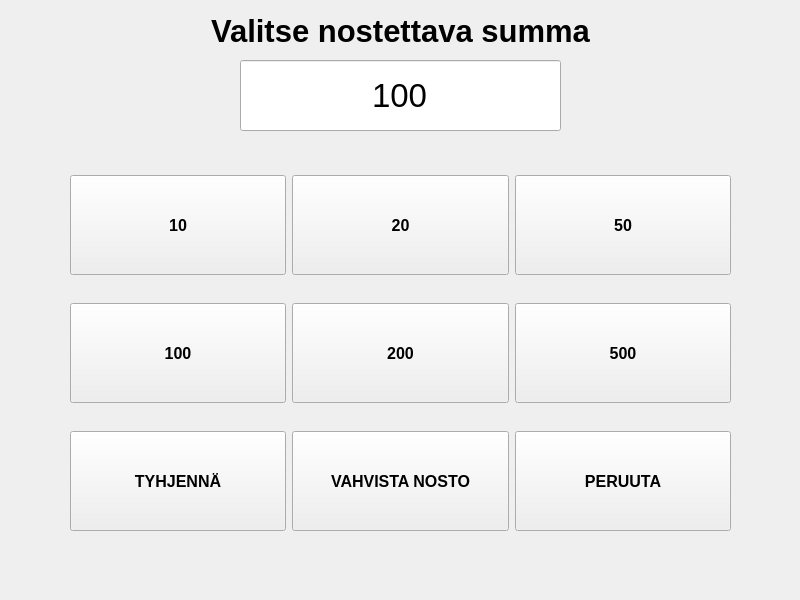
<?xml version="1.0" encoding="UTF-8"?>
<ui version="4.0">
 <class>Withdraw</class>
 <widget class="QWidget" name="Withdraw">
  <property name="geometry">
   <rect>
    <x>0</x>
    <y>0</y>
    <width>800</width>
    <height>600</height>
   </rect>
  </property>
  <property name="windowTitle">
   <string>Form</string>
  </property>
  <widget class="QLabel" name="label">
   <property name="geometry">
    <rect>
     <x>200</x>
     <y>10</y>
     <width>401</width>
     <height>41</height>
    </rect>
   </property>
   <property name="font">
    <font>
     <pointsize>23</pointsize>
     <bold>true</bold>
    </font>
   </property>
   <property name="text">
    <string>Valitse nostettava summa</string>
   </property>
   <property name="alignment">
    <set>Qt::AlignCenter</set>
   </property>
  </widget>
  <widget class="QLineEdit" name="amountLineEdit">
   <property name="geometry">
    <rect>
     <x>240</x>
     <y>60</y>
     <width>321</width>
     <height>71</height>
    </rect>
   </property>
   <property name="font">
    <font>
     <pointsize>25</pointsize>
    </font>
   </property>
   <property name="text">
    <string>100</string>
   </property>
   <property name="alignment">
    <set>Qt::AlignCenter</set>
   </property>
  </widget>
  <widget class="QWidget" name="gridLayoutWidget">
   <property name="geometry">
    <rect>
     <x>70</x>
     <y>153</y>
     <width>661</width>
     <height>401</height>
    </rect>
   </property>
   <layout class="QGridLayout" name="gridLayout">
    <item row="0" column="2">
     <widget class="QPushButton" name="withdrawalButton50">
      <property name="sizePolicy">
       <sizepolicy hsizetype="Minimum" vsizetype="Fixed">
        <horstretch>0</horstretch>
        <verstretch>0</verstretch>
       </sizepolicy>
      </property>
      <property name="minimumSize">
       <size>
        <width>0</width>
        <height>100</height>
       </size>
      </property>
      <property name="font">
       <font>
        <pointsize>12</pointsize>
        <bold>true</bold>
       </font>
      </property>
      <property name="text">
       <string>50</string>
      </property>
     </widget>
    </item>
    <item row="0" column="0">
     <widget class="QPushButton" name="withdrawalButton10">
      <property name="sizePolicy">
       <sizepolicy hsizetype="Minimum" vsizetype="Fixed">
        <horstretch>0</horstretch>
        <verstretch>0</verstretch>
       </sizepolicy>
      </property>
      <property name="minimumSize">
       <size>
        <width>0</width>
        <height>100</height>
       </size>
      </property>
      <property name="font">
       <font>
        <pointsize>12</pointsize>
        <bold>true</bold>
       </font>
      </property>
      <property name="text">
       <string>10</string>
      </property>
     </widget>
    </item>
    <item row="1" column="2">
     <widget class="QPushButton" name="withdrawalButton500">
      <property name="sizePolicy">
       <sizepolicy hsizetype="Minimum" vsizetype="Fixed">
        <horstretch>0</horstretch>
        <verstretch>0</verstretch>
       </sizepolicy>
      </property>
      <property name="minimumSize">
       <size>
        <width>0</width>
        <height>100</height>
       </size>
      </property>
      <property name="font">
       <font>
        <pointsize>12</pointsize>
        <bold>true</bold>
       </font>
      </property>
      <property name="text">
       <string>500</string>
      </property>
     </widget>
    </item>
    <item row="0" column="1">
     <widget class="QPushButton" name="withdrawalButton20">
      <property name="sizePolicy">
       <sizepolicy hsizetype="Minimum" vsizetype="Fixed">
        <horstretch>0</horstretch>
        <verstretch>0</verstretch>
       </sizepolicy>
      </property>
      <property name="minimumSize">
       <size>
        <width>0</width>
        <height>100</height>
       </size>
      </property>
      <property name="font">
       <font>
        <pointsize>12</pointsize>
        <bold>true</bold>
       </font>
      </property>
      <property name="text">
       <string>20</string>
      </property>
     </widget>
    </item>
    <item row="1" column="0">
     <widget class="QPushButton" name="withdrawalButton100">
      <property name="sizePolicy">
       <sizepolicy hsizetype="Minimum" vsizetype="Fixed">
        <horstretch>0</horstretch>
        <verstretch>0</verstretch>
       </sizepolicy>
      </property>
      <property name="minimumSize">
       <size>
        <width>0</width>
        <height>100</height>
       </size>
      </property>
      <property name="font">
       <font>
        <pointsize>12</pointsize>
        <bold>true</bold>
       </font>
      </property>
      <property name="text">
       <string>100</string>
      </property>
     </widget>
    </item>
    <item row="1" column="1">
     <widget class="QPushButton" name="withdrawalButton200">
      <property name="sizePolicy">
       <sizepolicy hsizetype="Minimum" vsizetype="Fixed">
        <horstretch>0</horstretch>
        <verstretch>0</verstretch>
       </sizepolicy>
      </property>
      <property name="minimumSize">
       <size>
        <width>0</width>
        <height>100</height>
       </size>
      </property>
      <property name="font">
       <font>
        <pointsize>12</pointsize>
        <bold>true</bold>
       </font>
      </property>
      <property name="text">
       <string>200</string>
      </property>
     </widget>
    </item>
    <item row="2" column="1">
     <widget class="QPushButton" name="pushButton">
      <property name="sizePolicy">
       <sizepolicy hsizetype="Minimum" vsizetype="Fixed">
        <horstretch>0</horstretch>
        <verstretch>0</verstretch>
       </sizepolicy>
      </property>
      <property name="minimumSize">
       <size>
        <width>0</width>
        <height>100</height>
       </size>
      </property>
      <property name="font">
       <font>
        <pointsize>12</pointsize>
        <bold>true</bold>
       </font>
      </property>
      <property name="text">
       <string>VAHVISTA NOSTO</string>
      </property>
     </widget>
    </item>
    <item row="2" column="0">
     <widget class="QPushButton" name="pushButtonClear">
      <property name="sizePolicy">
       <sizepolicy hsizetype="Minimum" vsizetype="Fixed">
        <horstretch>0</horstretch>
        <verstretch>0</verstretch>
       </sizepolicy>
      </property>
      <property name="minimumSize">
       <size>
        <width>0</width>
        <height>100</height>
       </size>
      </property>
      <property name="font">
       <font>
        <pointsize>12</pointsize>
        <bold>true</bold>
       </font>
      </property>
      <property name="text">
       <string>TYHJENNÄ</string>
      </property>
     </widget>
    </item>
    <item row="2" column="2">
     <widget class="QPushButton" name="pushButtonGoBack">
      <property name="sizePolicy">
       <sizepolicy hsizetype="Minimum" vsizetype="Fixed">
        <horstretch>0</horstretch>
        <verstretch>0</verstretch>
       </sizepolicy>
      </property>
      <property name="minimumSize">
       <size>
        <width>0</width>
        <height>100</height>
       </size>
      </property>
      <property name="font">
       <font>
        <pointsize>12</pointsize>
        <bold>true</bold>
       </font>
      </property>
      <property name="text">
       <string>PERUUTA</string>
      </property>
     </widget>
    </item>
   </layout>
  </widget>
 </widget>
 <resources/>
 <connections/>
</ui>
